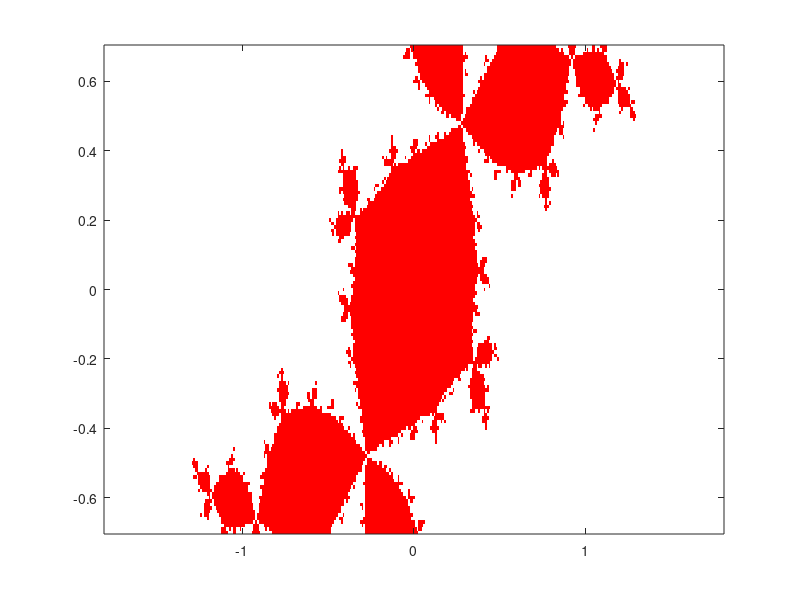

MATLAB code to generate this figure:
%Raymond Canchola
%Generate(and plot)other examples changing value of c
%
%There are infinite amounts of julia sets by changing the values of c.
%In addition, there are two possiblites of changing the intial value z_0
%either phi(z) can stay bounded or increase towards indfinity.

%%
c = -0.123 - 0.745i;
phi = @(z) z^2 +c;
fixpt1 = (1 + sqrt(6))/2;
fixpt2 = (1 - sqrt(6))/2;
colormap([1 0 0; 1 1 1]);

M = 2*ones(141,361);

for j=1:141
    y = -0.7 + (j-1)*.01;
    for i=1:361
        x = -1.8 + (i-1)*.01;
        z = x + 1i*y;
        zk = z;
        iflag1 = 0;
        iflag2 = 0;
        kount = 0;
        
        while kount < 100 & abs(zk) < 2 & iflag1 < 5 & iflag2 < 5,
            kount = kount+1;
            zk = phi(zk);
            
            err1 = abs(zk-fixpt1);
            if err1 < 1.e-6
                iflag1 = iflag1 + 1;
            else
                iflag1 = 0;
            end
            
            err2 = abs(zk-fixpt2);
            if err2 < 1.e-6
                iflag2 = iflag2 + 1;
            else
                iflag2 = 0;
            end
        end
        if iflag1 >= 5 | iflag2 >= 5 | kount >= 100
            M(j,i) = 1;
        end
    end
end
image([-1.8 1.8],[-.7 .7],M)
axis xy
